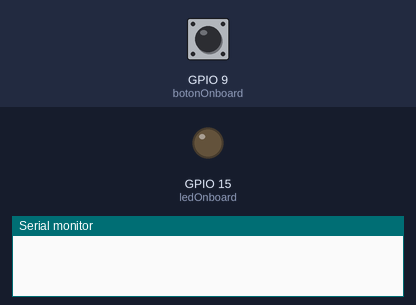
A sketch run on a simulated ESP32-S3. Shown: output pins drawn as LEDs (lit = HIGH), the last lines printed to the serial monitor. Inputs (shaded band) come from the test bench; at power-on: GPIO 9 (botonOnboard) HIGH.

Above: at 1.2 s.
1.3 s: GPIO 9 (botonOnboard) pulled LOW for 0.15 s
At 1.8 s:
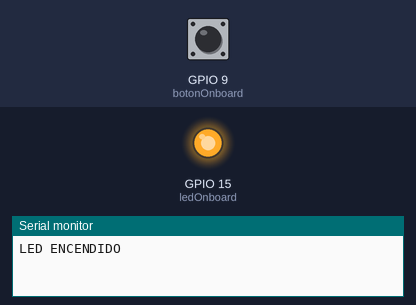
2.9 s: GPIO 9 (botonOnboard) pulled LOW for 1 s
At 4.3 s:
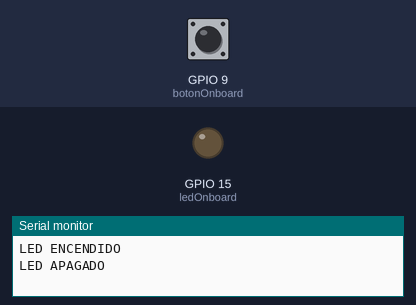
5.4 s: GPIO 9 (botonOnboard) pulled LOW for 3.2 s
At 6.1 s:
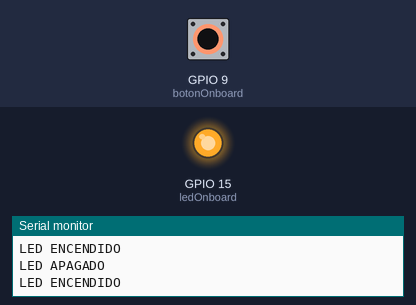
Timing chart, 0 to 8.4 s (numbered marks = the images above; inputs shaded):
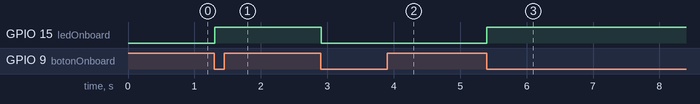

The sketch:

Button_Onboard.ino
```cpp
const int botonOnboard = 9;     // GPIO del botón onboard
const int ledOnboard = 15;      // GPIO del LED onboard

bool estadoLED = false;         // Estado actual del LED
bool estadoAnteriorBoton = HIGH;  // Estado anterior del botón

void setup() {
  Serial.begin(115200);
  pinMode(botonOnboard, INPUT_PULLUP);  // Usa resistencia interna
  pinMode(ledOnboard, OUTPUT);
  digitalWrite(ledOnboard, estadoLED ? HIGH : LOW);  // Inicializa LED
}

void loop() {
  bool estadoBoton = digitalRead(botonOnboard);

  // Detecta flanco de bajada (presión del botón)
  if (estadoAnteriorBoton == HIGH && estadoBoton == LOW) {
    estadoLED = !estadoLED;  // Invierte el estado
    digitalWrite(ledOnboard, estadoLED ? HIGH : LOW);
    Serial.println(estadoLED ? "LED ENCENDIDO" : "LED APAGADO");
    delay(50);  // Pequeño debounce
  }

  estadoAnteriorBoton = estadoBoton;
  delay(10);  // Retardo para estabilidad
}
```

Measured:
- after the input at 1.3 s, GPIO 15 (ledOnboard): LOW → HIGH at once
- after the input at 2.9 s, GPIO 15 (ledOnboard): HIGH → LOW at once
- after the input at 5.4 s, GPIO 15 (ledOnboard): LOW → HIGH at once
